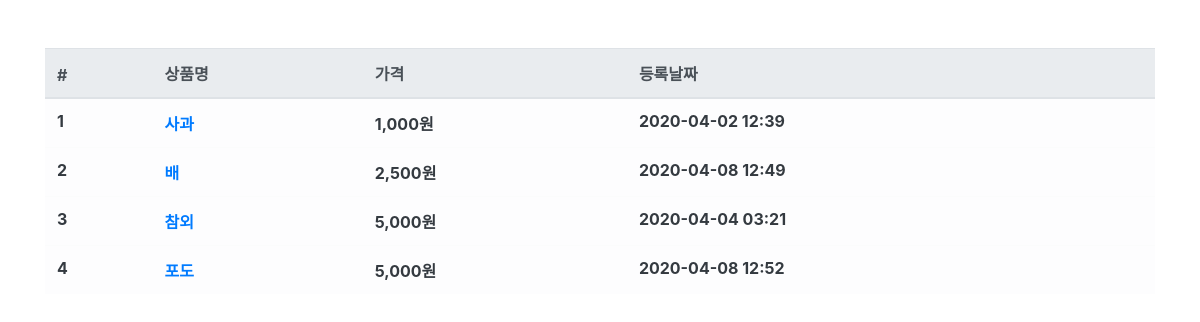
The app's page /product/ with its own data.
### product/models.py (models this page shows, shortened)
class Product(models.Model):
    objects = models.Manager()
    name = models.CharField(max_length=256, verbose_name='상품명')
    price = models.IntegerField(verbose_name='상품가격')
    description = models.TextField(verbose_name='상품설명')
    stock = models.IntegerField(verbose_name='재고')
    registered_dttm = models.DateTimeField(auto_now=True,verbose_name='등록시간')
    class Meta:
        db_table = 'product_table'
        verbose_name='상품'
        verbose_name_plural = '상품'

### product/views.py (the view)
# urls.py: path('product/',ProductList.as_view()),
class ProductList(ListView):
    model = Product
    template_name='product.html'
    context_object_name = 'product_list'

### product/templates/product.html (shortened to what this page needs)
{% extends 'base.html' %}
{% load humanize %}
{% block contents %}
<div class='row mt-5'>
    <div class='col-12'>
        <table class='table table-light'>
            <thead class='thead-light'>
                <tr>
                    <th scope='col'>#</th>
                    <th scope='col'>상품명</th>
                    <th scope='col'>가격</th>
                    <th scope='col'>등록날짜</th>
                </tr>
            </thead>
            <tbody class='text-dark'>
                {% for product in product_list %}
                <tr>
                    <th scope='row'>{{ product.id }}</th>
                <th><a id='product-{{product.id}}' onmouseenter='product_detail({{ product.id }});'
                onmouseleave='product_leave({{ product.id }})' href="/product/{{product.id}}">{{ product.name }}</a></th>
                    <th>{{ product.price|intcomma }}원</th>
                    <th>{{ product.registered_dttm|date:'Y-m-d H:i' }}</th>
                </tr>
                {% endfor %}
            </tbody>
        </table>
    </div>
</div>
{% endblock %}

### records on screen
Product: id "1", name "사과", price "1,000", registered_dttm "2020-04-02 12:39"
Product: id "2", name "배", price "2,500", registered_dttm "2020-04-08 12:49"
Product: id "3", name "참외", price "5,000", registered_dttm "2020-04-04 03:21"
Product: id "4", name "포도", price "5,000", registered_dttm "2020-04-08 12:52"
